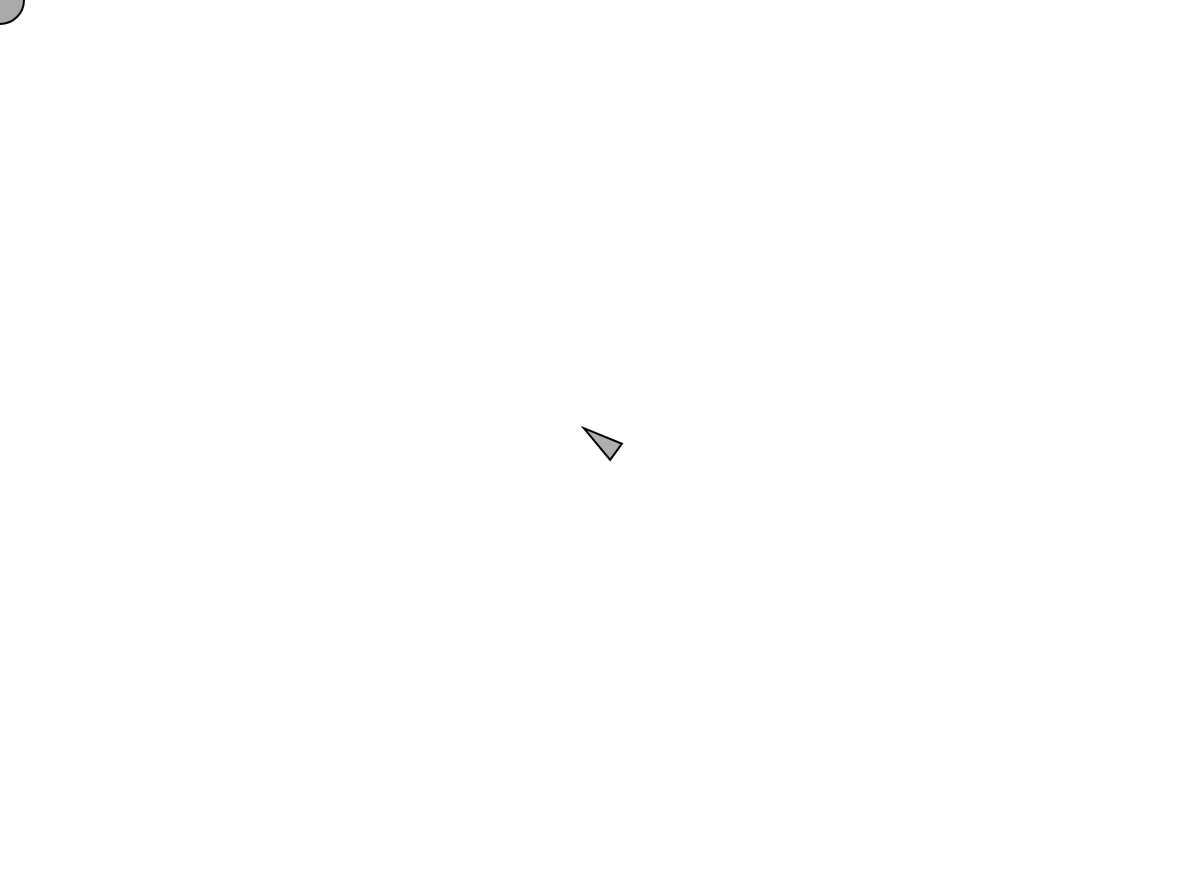
Frame 1 (no input)
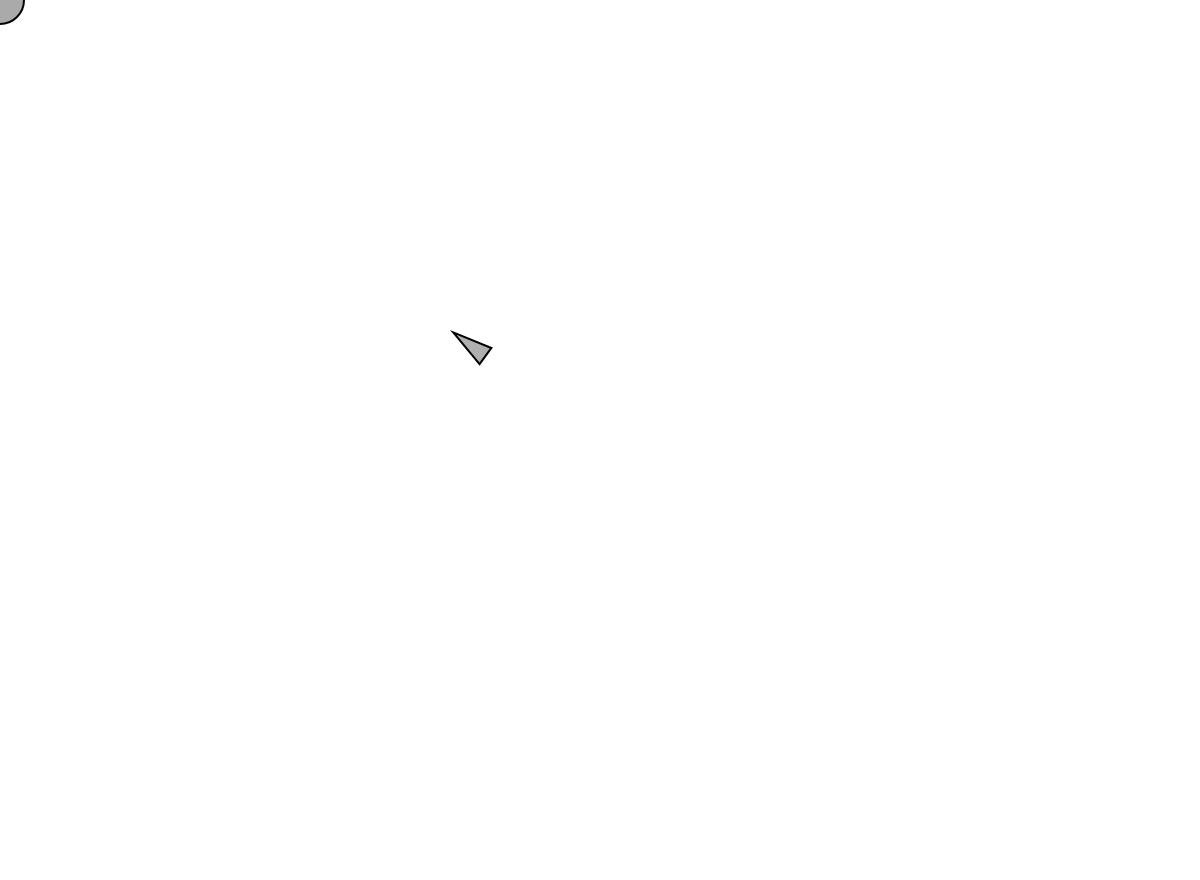
Frame 60 (no input)
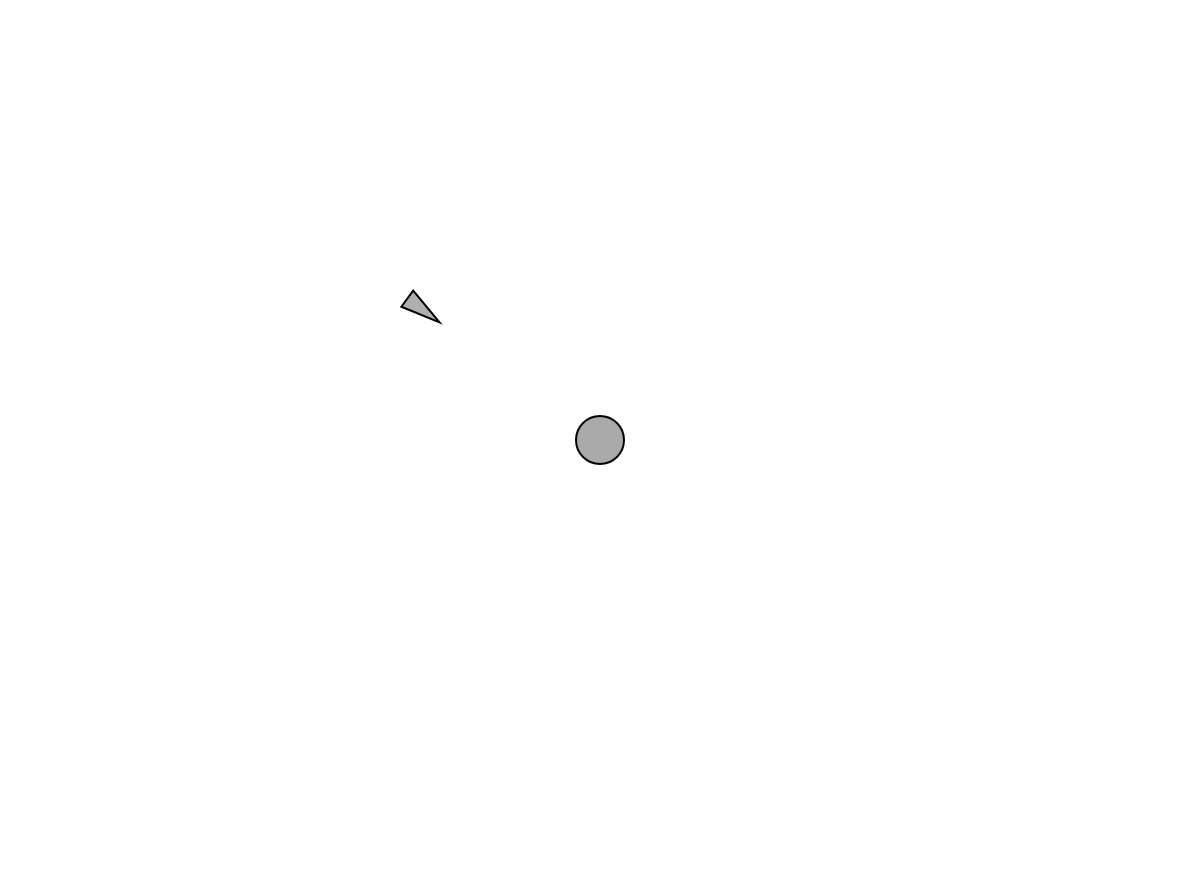
Frame 120 (the mouse pressed at the canvas centre since frame 60)

The p5.js sketch that drew these frames (run headless with seeded random() and noise() and a simulated clock; from frame 60 on, the mouse is pressed at the canvas centre):

// p5.js sketch
// ── sketch.js
var ship;

function setup() {
    createCanvas(window.innerWidth, window.innerHeight - 120);
    ship = new Ship(createVector(width / 2, height / 2));
}

function draw() {
    var mouse = createVector(mouseX, mouseY);
    background(255);
    fill(170);
    strokeWeight(2);
    ellipse(mouse.x, mouse.y, 48, 48);

    ship.seek(mouse);
    ship.update();
    ship.drawShip();
}

function Ship(position) {
    this.pos = position;
    this.acc = createVector();
    this.vel = createVector();
    this.maxSpeed = 4;
    this.maxForce = 0.1;
}

Ship.prototype.addForce = function (force) {
    this.acc.add(force);
}

Ship.prototype.update = function () {
    this.vel.add(this.acc);
    this.vel.limit(this.maxSpeed);
    this.pos.add(this.vel);
    this.acc.mult(0);
}

Ship.prototype.seek = function (target) {
    // calculate our desired direction
    var desiredDir = target.sub(this.pos);
    desiredDir.setMag(this.maxSpeed);

    // steer = desired - velocity
    var steer = desiredDir.sub(this.vel);
    // limit force on turning
    steer.limit(this.maxForce);

    this.addForce(steer);
}

Ship.prototype.drawShip = function () {
    var theta = this.vel.heading() + radians(90);
    var r = 10;
    fill(175);
    stroke(0);
    push();
    translate(this.pos.x, this.pos.y);
    rotate(theta);
    beginShape(TRIANGLES);
    vertex(0, -r * 2);
    vertex(-r, r * 2);
    vertex(r, r * 2);
    endShape();
    pop();
}
